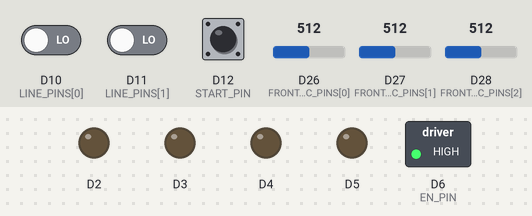
Bench run of a sketch on a simulated Arduino Due. On the bench: switched loads named in the sketch (green lamp = pin HIGH), output pins drawn as LEDs (lit = HIGH). Dashed ring = blinking. The inputs (shaded band) are chosen by the test bench; at power-on: D12 (START_PIN) LOW, D10 (LINE_PINS[0]) LOW, D11 (LINE_PINS[1]) LOW, D26 (FRONT_ADC_PINS[0]) = 512, D27 (FRONT_ADC_PINS[1]) = 512, D28 (FRONT_ADC_PINS[2]) = 512 (analog values on the 0–1023 scale).

Above: at 1.2 s.
1.3 s: D12 (START_PIN) pulled HIGH for 0.15 s
At 1.37 s:
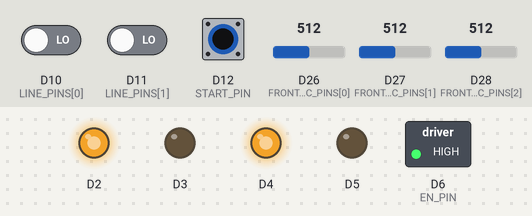
2.9 s: D12 (START_PIN) pulled HIGH for 3.2 s
At 6.4 s:
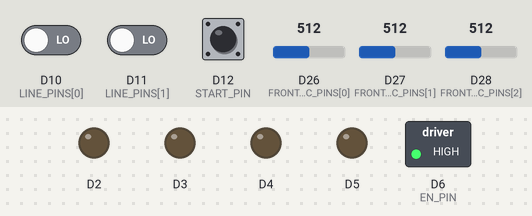
7.6 s: D10 (LINE_PINS[0]) driven HIGH and D12 (START_PIN) driven HIGH
At 7.71 s:
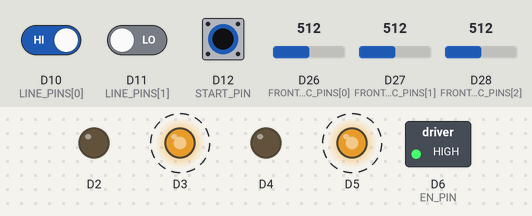
10.6 s: D10 (LINE_PINS[0]) driven LOW
At 10.71 s:
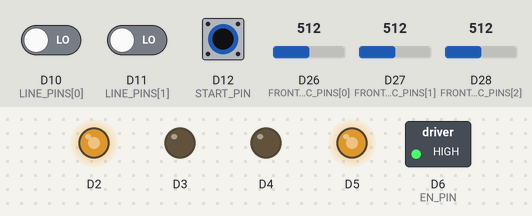
12.3 s: D11 (LINE_PINS[1]) driven HIGH
At 12.61 s:
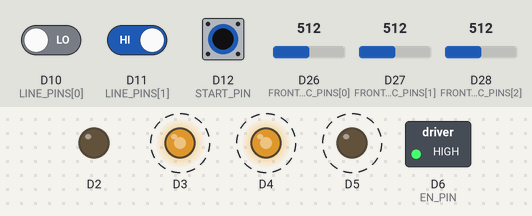
15.3 s: D12 (START_PIN) driven LOW
At 15.8 s:
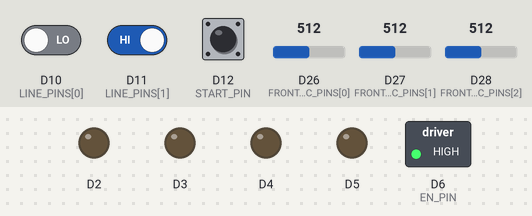
Timing chart, 0 to 17.8 s (numbered marks = the images above; inputs shaded):
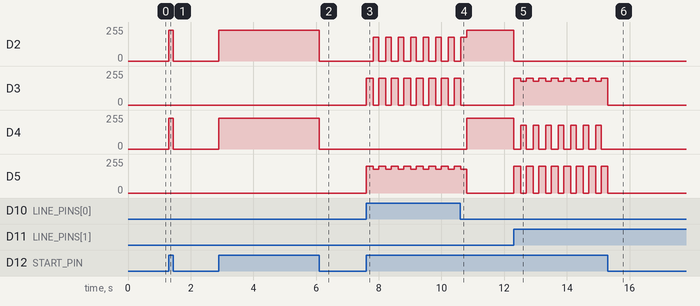

The sketch:

ace_mega.ino
```cpp
/*
  ACE Mega - sumobot firmware
  Cytron Maker RP2040 (Arduino-Pico core), 2x BTS7960, 5 SHARP IR, 2 IR line sensors,
  JSumo start module, Bluetooth module on Serial1 (9600 baud).

  EDIT BEFORE UPLOAD: every pin and threshold below is a placeholder.

  ADC WARNING: the RP2040 has only 3 usable analog inputs (GP26, GP27, GP28). The 3 front SHARP
  sensors use them. The 2 side sensors need a different input: an I2C ADC (ADS1115), an analog
  multiplexer (74HC4051), or digital SHARP modules. Until you rewrite readExtraSharp(), the side
  sensors read 0, which means "nothing seen".

  Line sensors are read as DIGITAL here (IR modules with a digital output). If yours are analog
  and wired to ADC pins, change readLine() to analogRead and set LINE_EDGE_THRESHOLD.

  Bluetooth, while waiting for the start signal:
    '0' spin search   '1' charge first   '2' arc right first   'r' print sensor readings
*/

// ---------- Pins (EDIT) ----------
const uint8_t FRONT_ADC_PINS[3] = {26, 27, 28};       // front left, front center, front right
const uint8_t LINE_PINS[2]      = {10, 11};           // left, right (digital)
const uint8_t START_PIN = 12;
const bool    START_ACTIVE_HIGH = true;               // JSumo module: HIGH while the match runs
const uint8_t L_RPWM = 2, L_LPWM = 3;                 // left BTS7960 (swap sides here if reversed)
const uint8_t R_RPWM = 4, R_LPWM = 5;                 // right BTS7960
const uint8_t EN_PIN = 6;                             // drives R_EN and L_EN of both modules

// ---------- Thresholds (EDIT, readings are scaled to 0-1023) ----------
// SHARP_DETECT_THRESHOLD = a / d_detect + b      SHARP_MAX_READING = a / d_close + b
float SHARP_DETECT_THRESHOLD = 200;
float SHARP_MAX_READING      = 600;
int   LINE_EDGE_THRESHOLD    = 0;                     // digital: reading 1 is above 0
const bool EDGE_IS_HIGH      = true;                  // true if the module outputs HIGH over the white border

int strategy = 0;

int readExtraSharp(int i) { return 0; }               // TODO: side sensors (index 0 and 4), see the warning above

int readSharp(int i) {
  if (i >= 1 && i <= 3) return analogRead(FRONT_ADC_PINS[i - 1]);
  return readExtraSharp(i);
}
int readLine(int i) { return digitalRead(LINE_PINS[i]); }

void setBTS(uint8_t rpwm, uint8_t lpwm, int speed) {
  speed = constrain(speed, -255, 255);
  if (speed >= 0) { analogWrite(rpwm, speed); analogWrite(lpwm, 0); }
  else            { analogWrite(rpwm, 0);     analogWrite(lpwm, -speed); }
}
void drive(int left, int right) {
  setBTS(L_RPWM, L_LPWM, left);
  setBTS(R_RPWM, R_LPWM, right);
}

// ================= Core sumobot logic (same in Micro, Mega, Nano) =================
// Priority each loop: 1) edge of the dohyo  2) opponent seen  3) opening move / search
// Sensor order in every array: 0 = left side, 1 = front left, 2 = front center,
//                              3 = front right, 4 = right side
// Line sensors: 0 = left, 1 = right

const int N_SHARP = 5;

// Speeds, 0-255
int ATTACK_BASE  = 140;   // speed when the opponent is just inside detection range
int ATTACK_MAX   = 255;   // speed when the opponent is at its closest
int SEARCH_SPEED = 110;
int TURN_SPEED   = 180;
int BACK_SPEED   = 200;
int STEER_BIAS   = 30;    // extra speed difference when a front-side sensor also sees the opponent
const unsigned long EDGE_BACK_MS  = 220;   // back away from the edge
const unsigned long LINE_SPIN_MS  = 180;   // then spin away from it
const unsigned long OPENING_MS    = 400;   // length of the opening move (strategies 1 and 2)

int  lastSeen = 1;        // side the opponent was last seen on: +1 right, -1 left
bool wasRunning = false;
unsigned long matchStart = 0;

void hwInit();
void idleTasks();

void stopMotors() { drive(0, 0); }

bool startActive() { return (digitalRead(START_PIN) == HIGH) == START_ACTIVE_HIGH; }

bool isEdge(int raw) { return EDGE_IS_HIGH ? raw > LINE_EDGE_THRESHOLD : raw < LINE_EDGE_THRESHOLD; }

// Speed grows with the reading, from ATTACK_BASE at the detection threshold to ATTACK_MAX at the
// closest reading. The reading follows r = a/d + b, see docs/sharp_ir_distance.md.
int speedFromReading(int r) {
  float t = (r - SHARP_DETECT_THRESHOLD) / (SHARP_MAX_READING - SHARP_DETECT_THRESHOLD);
  t = constrain(t, 0.0, 1.0);
  return ATTACK_BASE + (int)((ATTACK_MAX - ATTACK_BASE) * t);
}

// Waits ms milliseconds but returns false (and stops) the moment the start module is released.
bool holdFor(unsigned long ms) {
  unsigned long t = millis();
  while (millis() - t < ms) {
    if (!startActive()) { stopMotors(); return false; }
  }
  return true;
}

void printReadings(Print &p) {
  p.print("S:");
  for (int i = 0; i < N_SHARP; i++) { p.print(readSharp(i)); p.print(' '); }
  p.print(" L:"); p.print(readLine(0)); p.print(' '); p.println(readLine(1));
}

void runMatchStep() {
  // 1. Edge: back away, then spin away from the side that saw the edge
  bool eL = isEdge(readLine(0)), eR = isEdge(readLine(1));
  if (eL || eR) {
    drive(-BACK_SPEED, -BACK_SPEED);
    if (!holdFor(EDGE_BACK_MS)) return;
    if (eR && !eL) drive(-TURN_SPEED, TURN_SPEED);      // edge on the right: spin left
    else           drive(TURN_SPEED, -TURN_SPEED);      // edge on the left or both: spin right
    holdFor(LINE_SPIN_MS);
    return;
  }

  // 2. Opponent
  int r[N_SHARP];
  bool seen[N_SHARP];
  for (int i = 0; i < N_SHARP; i++) {
    r[i] = readSharp(i);
    seen[i] = r[i] > SHARP_DETECT_THRESHOLD;
  }

  if (seen[2]) {                                         // straight ahead: charge
    int s = speedFromReading(r[2]);
    int steer = (seen[3] ? 1 : 0) - (seen[1] ? 1 : 0);   // +1 means the opponent is a bit to the right
    if (steer != 0) lastSeen = steer;
    drive(s + STEER_BIAS * steer, s - STEER_BIAS * steer);
    return;
  }
  if (seen[1]) { int s = speedFromReading(r[1]); lastSeen = -1; drive(s / 3, s); return; }   // arc left
  if (seen[3]) { int s = speedFromReading(r[3]); lastSeen =  1; drive(s, s / 3); return; }   // arc right
  if (seen[0]) { lastSeen = -1; drive(-TURN_SPEED, TURN_SPEED); return; }                    // pivot left
  if (seen[4]) { lastSeen =  1; drive(TURN_SPEED, -TURN_SPEED); return; }                    // pivot right

  // 3. Nothing seen: opening move for the first moments, then search
  unsigned long t = millis() - matchStart;
  if (strategy == 1 && t < OPENING_MS) { drive(ATTACK_MAX, ATTACK_MAX); return; }    // charge straight
  if (strategy == 2 && t < OPENING_MS) { drive(ATTACK_MAX, ATTACK_BASE); return; }   // arc right to flank
  drive(lastSeen * SEARCH_SPEED, -lastSeen * SEARCH_SPEED);                          // spin toward last seen side
}

void setup() {
  hwInit();
  pinMode(START_PIN, INPUT);
  stopMotors();
}

void loop() {
  if (!startActive()) {                    // waiting, or the start module killed the match
    stopMotors();
    wasRunning = false;
    idleTasks();
    return;
  }
  if (!wasRunning) {                       // match just started (the module counts down its own 5 s)
    wasRunning = true;
    matchStart = millis();
    lastSeen = 1;
  }
  runMatchStep();
}

// ---------- Hardware init and idle tasks ----------
void hwInit() {
  analogReadResolution(10);                // keep readings on the same 0-1023 scale as the Nano robots
  analogWriteFreq(20000);                  // quiet, smooth PWM for the BTS7960
  pinMode(EN_PIN, OUTPUT); digitalWrite(EN_PIN, HIGH);
  pinMode(LINE_PINS[0], INPUT); pinMode(LINE_PINS[1], INPUT);
  Serial1.begin(9600);
}

void idleTasks() {
  while (Serial1.available()) {
    char c = Serial1.read();
    if (c >= '0' && c <= '2') { strategy = c - '0'; Serial1.print("strategy "); Serial1.println(strategy); }
    else if (c == 'r') printReadings(Serial1);
  }
}
```

Measured:
- after the input at 1.3 s, D2, D4: 0/255 → 229/255 at once, → 0/255 0.15 s later
- after the input at 2.9 s, D2, D4: 0/255 → 229/255 at once, → 0/255 3.2 s later
- after the input at 7.6 s, D2: alternates 180/255 for 0.18 s and 0/255 for 0.22 s, starting after 0.22 s; D3: alternates 200/255 for 0.22 s and 0/255 for 0.18 s, starting at once; D5: alternates 200/255 for 0.22 s and 180/255 for 0.18 s, starting at once
- after the input at 10.6 s, D3: goes on until 10.6 s, then stays 0/255; D4: 0/255 → 229/255 after 0.20 s
- after the input at 12.3 s, D2: 229/255 → 0/255 at once; D3: alternates 200/255 for 0.22 s and 180/255 for 0.18 s, starting at once; D4: alternates 180/255 for 0.18 s and 0/255 for 0.22 s, starting at once; D5: alternates 200/255 for 0.22 s and 0/255 for 0.18 s, starting at once
- after the input at 15.3 s, D4: stops changing and stays 0/255; D5: goes on until 15.3 s, then stays 0/255
